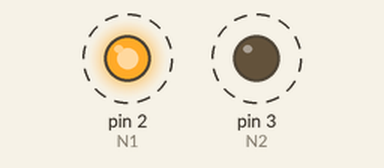
Simulated run of this sketch. Board: Arduino Uno, built with avr-gcc and run on an emulated ATmega328P. Shown: output pins drawn as LEDs (lit = HIGH). Dashed ring = blinking.

Above: at 0.5 s.
Timing chart, 0 to 4.6 s (numbered marks = the images above):
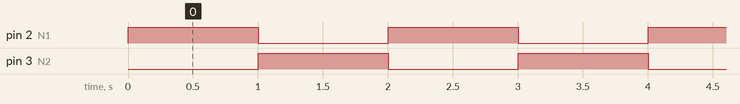

Measured:
- by itself, pin 2 (N1), pin 3 (N2): alternates HIGH for 1.0 s and LOW for 1.0 s

The sketch:

MotorWithL298N.ino
```cpp
#define N1 2
#define N2 3
void setup() {
  // put your setup code here, to run once:
  pinMode(N1, OUTPUT);
  pinMode(N2, OUTPUT);
}
void front(){
  digitalWrite(N1, HIGH);
  digitalWrite(N2, LOW);
}
void back(){
  digitalWrite(N1, LOW);
  digitalWrite(N2, HIGH);
}

void loop() {
  // put your main code here, to run repeatedly:
  front();
  delay(1000);
  back();
  delay(1000);
}
```
